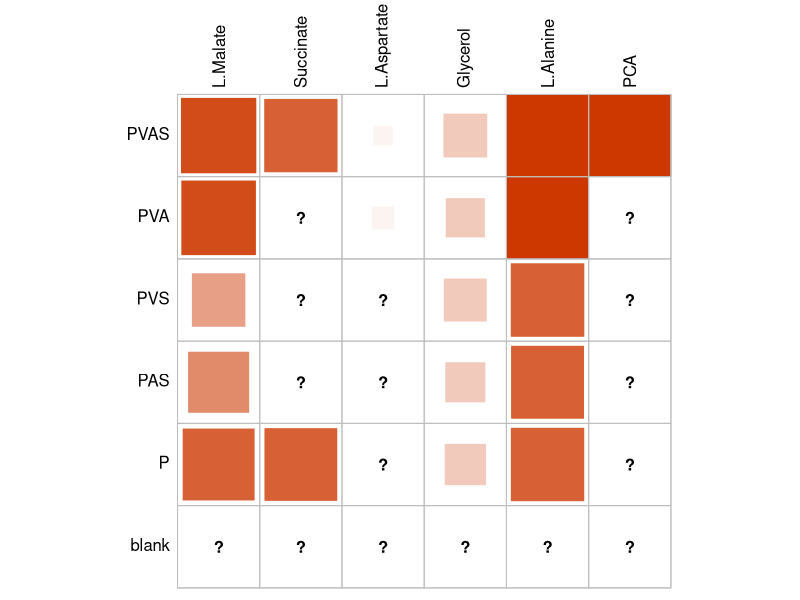
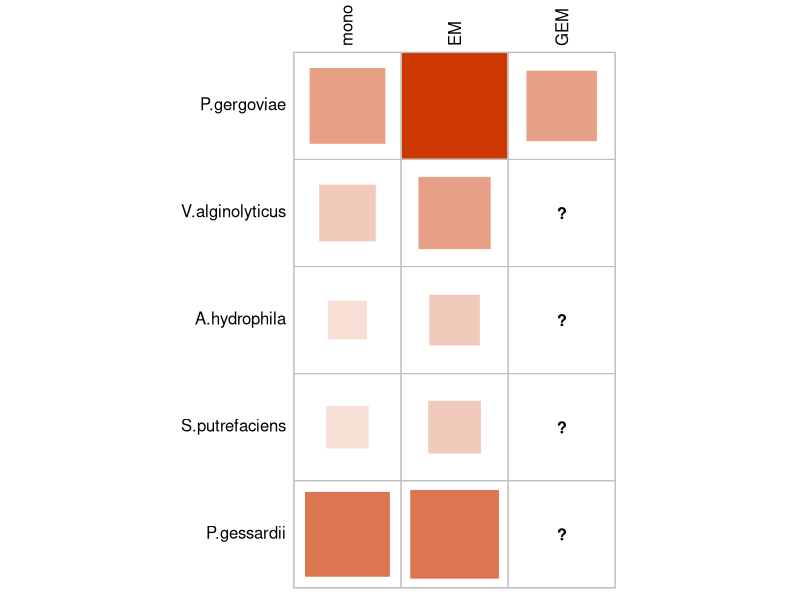

Write the R code that produced these figures, in order.
#R_code for Figure 4

#Fig.4C
library(psych)
library(corrplot)
library(magrittr)
library(dplyr)
setwd("D:/pengqiannan/Modeling-bacterial-interactions/Fig.4")
data<-read.table("metabolites.txt",header=TRUE,sep="\t",row.names=1,quote = "")
data <- data %>% mutate(across(where(is.numeric), ~ .x / 15))
data= as.matrix(data)
col <- colorRampPalette(c("#008B45", "white","#CD3700" )) 
corrplot(data,add=F, type="full", method="square", tl.pos="lt", col = col(20), cl.pos = "n", tl.col = "black")

#Fig.4D
library(psych)
library(corrplot)
library(magrittr)
library(dplyr)
setwd("D:/pengqiannan/Modeling-bacterial-interactions/Fig.4")
data<-read.table("cellgrowth.txt",header=TRUE,sep="\t",row.names=1,quote = "")
data <- data %>% mutate(across(where(is.numeric), ~ .x / 400000000))
data= as.matrix(data)
col <- colorRampPalette(c("#008B45","white","#CD3700" )) 
corrplot(data,add=F, type="full", method="square", tl.pos="lt", col = col(20), cl.pos = "n", tl.col = "black")